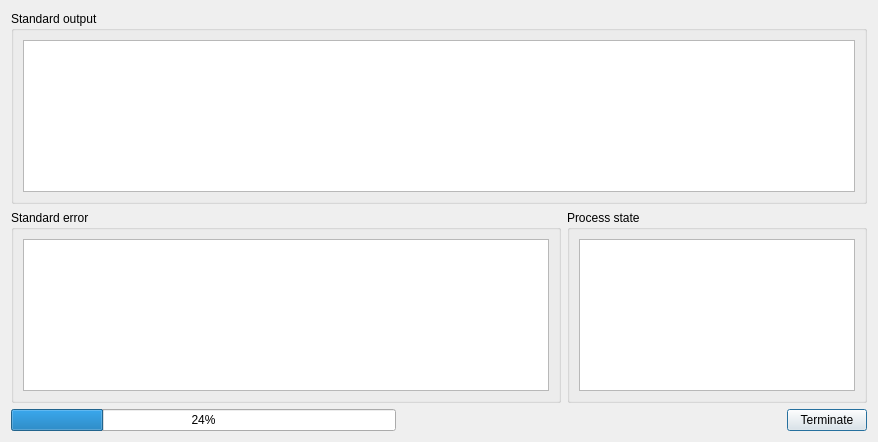
<?xml version="1.0" encoding="UTF-8"?>
<ui version="4.0">
 <class>QProcessDialog</class>
 <widget class="QDialog" name="QProcessDialog">
  <property name="geometry">
   <rect>
    <x>0</x>
    <y>0</y>
    <width>878</width>
    <height>442</height>
   </rect>
  </property>
  <property name="windowTitle">
   <string>Process Dialog</string>
  </property>
  <layout class="QGridLayout" name="gridLayout_4">
   <item row="0" column="0" colspan="2">
    <widget class="QGroupBox" name="standardOutputGroupBox">
     <property name="title">
      <string>Standard output</string>
     </property>
     <layout class="QGridLayout" name="gridLayout_2">
      <item row="0" column="0">
       <widget class="QPlainTextEdit" name="standardOutputPlainTextEdit">
        <property name="readOnly">
         <bool>true</bool>
        </property>
       </widget>
      </item>
     </layout>
    </widget>
   </item>
   <item row="1" column="0">
    <widget class="QGroupBox" name="standardErrorGroupBox">
     <property name="sizePolicy">
      <sizepolicy hsizetype="Expanding" vsizetype="Preferred">
       <horstretch>0</horstretch>
       <verstretch>0</verstretch>
      </sizepolicy>
     </property>
     <property name="title">
      <string>Standard error</string>
     </property>
     <layout class="QGridLayout" name="gridLayout">
      <item row="0" column="0">
       <widget class="QPlainTextEdit" name="standardErrorPlainTextEdit">
        <property name="sizePolicy">
         <sizepolicy hsizetype="Expanding" vsizetype="Expanding">
          <horstretch>0</horstretch>
          <verstretch>0</verstretch>
         </sizepolicy>
        </property>
        <property name="minimumSize">
         <size>
          <width>0</width>
          <height>50</height>
         </size>
        </property>
        <property name="maximumSize">
         <size>
          <width>16777215</width>
          <height>16777215</height>
         </size>
        </property>
        <property name="readOnly">
         <bool>true</bool>
        </property>
       </widget>
      </item>
     </layout>
    </widget>
   </item>
   <item row="1" column="1">
    <widget class="QGroupBox" name="processStateGroupBox">
     <property name="minimumSize">
      <size>
       <width>300</width>
       <height>0</height>
      </size>
     </property>
     <property name="maximumSize">
      <size>
       <width>300</width>
       <height>16777215</height>
      </size>
     </property>
     <property name="title">
      <string>Process state</string>
     </property>
     <layout class="QGridLayout" name="gridLayout_3">
      <item row="0" column="0">
       <widget class="QPlainTextEdit" name="processStatePlainTextEdit">
        <property name="sizePolicy">
         <sizepolicy hsizetype="Expanding" vsizetype="Expanding">
          <horstretch>0</horstretch>
          <verstretch>0</verstretch>
         </sizepolicy>
        </property>
        <property name="minimumSize">
         <size>
          <width>50</width>
          <height>0</height>
         </size>
        </property>
        <property name="maximumSize">
         <size>
          <width>16777215</width>
          <height>16777215</height>
         </size>
        </property>
       </widget>
      </item>
     </layout>
    </widget>
   </item>
   <item row="2" column="0" colspan="2">
    <layout class="QHBoxLayout" name="horizontalLayout">
     <item>
      <widget class="QProgressBar" name="progressBar">
       <property name="value">
        <number>24</number>
       </property>
      </widget>
     </item>
     <item>
      <spacer name="horizontalSpacer">
       <property name="orientation">
        <enum>Qt::Horizontal</enum>
       </property>
       <property name="sizeHint" stdset="0">
        <size>
         <width>40</width>
         <height>20</height>
        </size>
       </property>
      </spacer>
     </item>
     <item>
      <widget class="QPushButton" name="terminatePushButton">
       <property name="sizePolicy">
        <sizepolicy hsizetype="Minimum" vsizetype="Minimum">
         <horstretch>0</horstretch>
         <verstretch>0</verstretch>
        </sizepolicy>
       </property>
       <property name="text">
        <string>Terminate</string>
       </property>
      </widget>
     </item>
    </layout>
   </item>
  </layout>
 </widget>
 <resources/>
 <connections/>
</ui>
